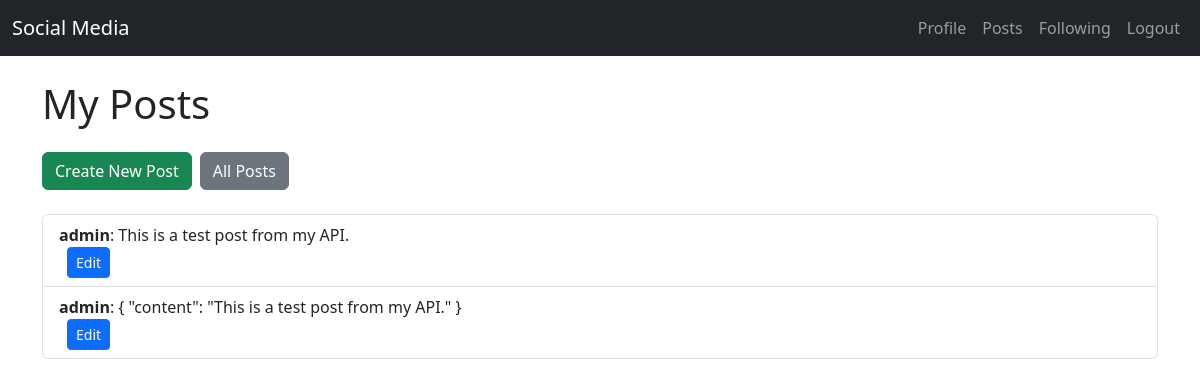
The page /posts/my-posts/ (signed in) on the database as committed earlier.
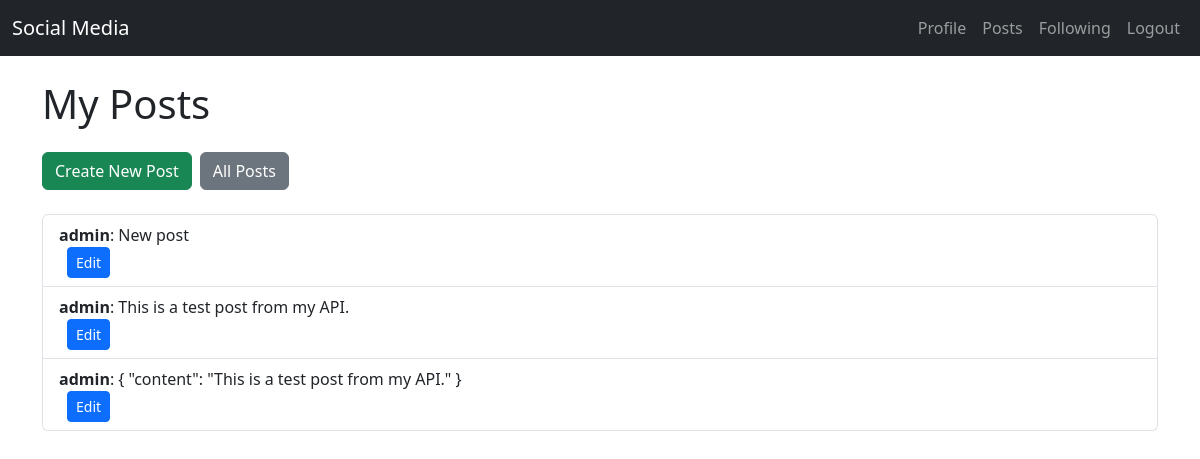
The same page on the database as committed later.
### posts/models.py (models this page shows, shortened)
class Post(models.Model):
    user = models.ForeignKey(User, on_delete=models.CASCADE, related_name='posts')
    content = models.TextField()
    timestamp = models.DateTimeField(auto_now_add=True)
    media = models.FileField(upload_to='posts/', blank=True, null=True)
    class Meta:
        ordering = ['-timestamp']

### posts/views_html.py (the view)
# urls.py: path('my-posts/', my_posts_view, name='my_posts'),
@login_required
def my_posts_view(request):
    posts = Post.objects.filter(user=request.user).order_by('-timestamp')
    return render(request, "posts/my_posts.html", {"posts": posts})

### posts/templates/posts/my_posts.html (shortened to what this page needs)
{% extends "base.html" %}
{% block content %}
<h1 class="mb-4">My Posts</h1>
<div class="d-flex mb-4">
    <a href="{% url 'create_post' %}" class="btn btn-success me-2">Create New Post</a>
    <a href="{% url 'post_list' %}" class="btn btn-secondary">All Posts</a>
</div>
{% if posts %}
    <ul class="list-group">
        {% for post in posts %}
        <li class="list-group-item">
            <strong>{{ post.user.username }}</strong>: {{ post.content }}
            <br>
            <a href="{% url 'edit_post' post.id %}" class="btn btn-primary btn-sm ms-2">Edit</a>
        </li>
        {% endfor %}
    </ul>
{% else %}
    <p>You have no posts yet.</p>
{% endif %}
{% endblock %}

Rows that differ between the two databases and show on the page:
added Post: user.username "admin", content "New post"
